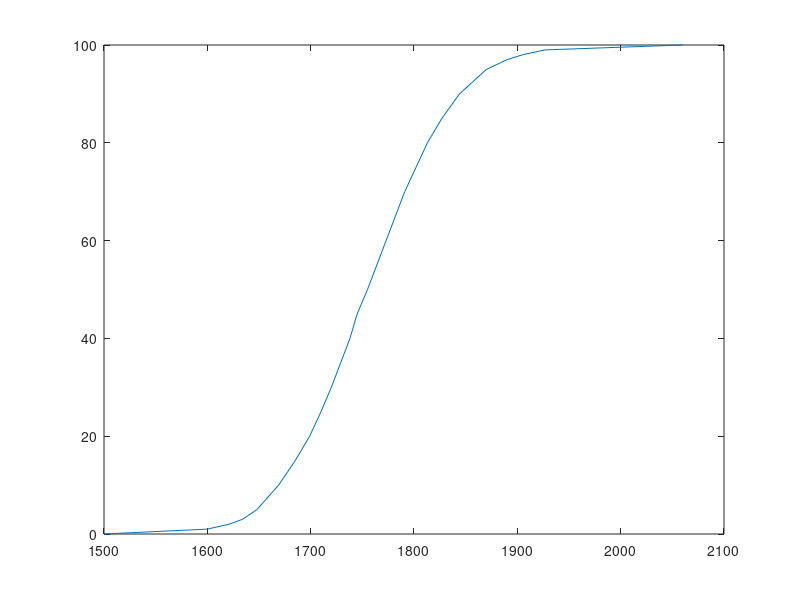

This chart was generated by the following MATLAB code:
clear all
format compact

% ECDF of male height from: 
% 2012 ANTHROPOMETRIC SURVEY OF U.S. ARMY PERSONNEL: METHODS AND SUMMARY STATISTICS 
% NATICK/TR-15/007

M=[1500 0
1600  1
1621  2
1634  3
1648  5
1669  10
1685  15
1699  20
1710  25
1720  30
1729  35
1738  40
1745  45
1755  50
1764  55
1773  60
1782  65
1791  70
1802  75
1813  80
1827  85
1844  90
1870  95
1890  97
1905  98
1927  99
2060  100];

sta_mm = M(:,1);
cprob =  M(:,2);


figure(1)
plot(sta_mm,cprob)
